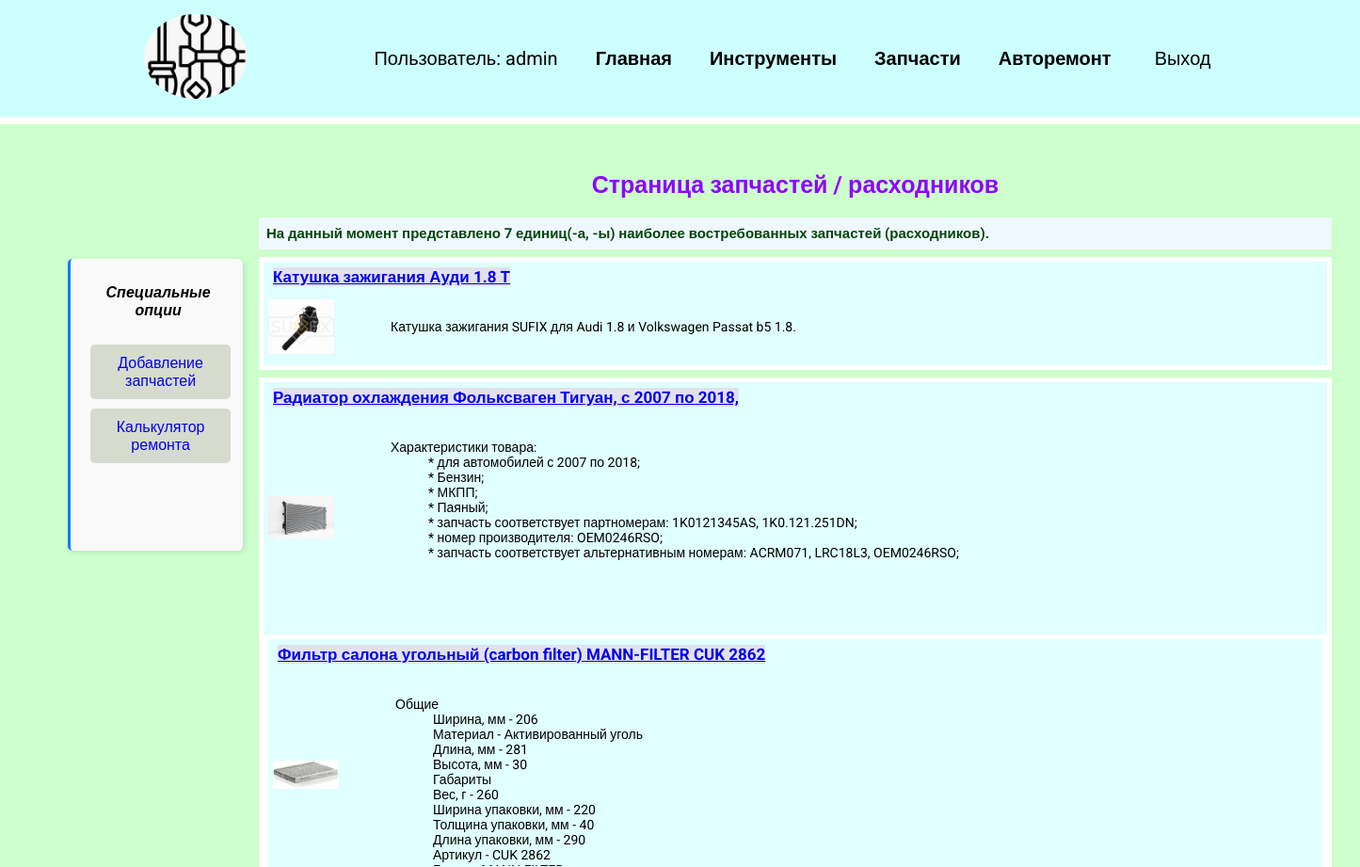
The page /telog_spparts/ (signed in, upper part) on the database as committed earlier.
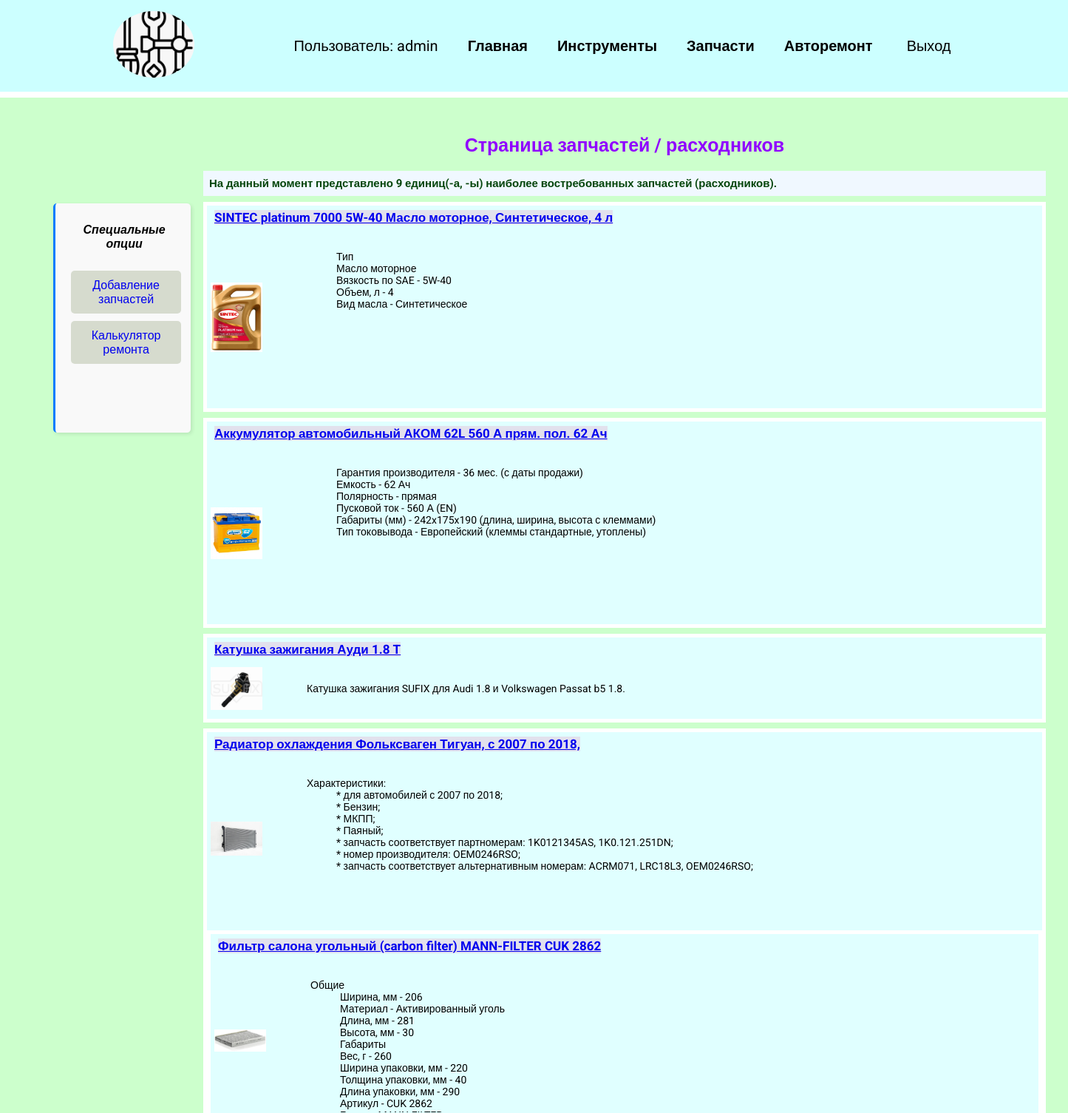
The same page on the database as committed later.
### telog_spparts/models.py (models this page shows, shortened)
class TelogSpparts(models.Model):
    title = models.CharField(max_length=100)  # Наименование запчасти.
    description = models.TextField()  # Её описание
    image = models.ImageField(upload_to='techlog_tools/images_spparts/')  # Её изображение
    price_order = models.CharField(max_length=50)  # Цена / Порядок цены
    url = models.URLField(blank=True)  # url заказа (не обязательное для заполнения)
    product_code = models.CharField(max_length=70)  # код продукта
    date = models.DateField(auto_now_add=True)  # Дата поступления в базу
    datetime = models.DateTimeField(null=True, blank=True)  # Дата/время установки на авто необ.
    instructions = models.CharField(max_length=100, null=True,
                                    blank=True)  # стат-ссылка, если есть инструкция (не обязательное для заполнения)
    user_who_added = models.ForeignKey(  # performer - пользователь_исполнитель
        User,
        on_delete=models.SET_NULL,
        null=True,  # Обязательно для SET_NULL
        blank=True  # Позволяет оставлять поле пустым
    )

### telog_spparts/views.py (the view)
# urls.py: path('telog_spparts/', include('telog_spparts.urls')),
@login_required
def telog_spparts(request):
    tspparts = TelogSpparts.objects.order_by('-date')  # all()
    return render(request, 'telog_spparts/tspparts.html', {
        "tspparts": tspparts,
    })

### telog_spparts/templates/telog_spparts/tspparts.html (shortened to what this page needs)
{% extends 'techlog_tools/base.html' %}
{% load static %}
{% block centered %}
{% block side_bar %}
{% if user.is_authenticated and request.resolver_match.url_name == 'telogspparts' %}
<aside class="manage-sidebar">
    <ul>
        <li class="sidebar_title"><h4>Специальные опции</h4></li>
        <li class="sidebar_add"><a href="{% url 'addedspparts' %}">Добавление запчастей</a></li>
        <li class="sidebar_edit"><a href="{% url 'calculate' %}">Калькулятор ремонта</a></li>
    </ul>
</aside>
{% endif %}
{% endblock %}
{% block content %}
<h2>Страница запчастей / расходников</h2>
<h3 class="count">
    На данный момент представлено {{ tspparts.count }} единиц(-а, -ы) наиболее востребованных запчастей (расходников).
</h3>
{% for tsppart in tspparts %}
<div class="element">
    <h2 class="top2"><a href="{% url 'sppart_details' tsppart.id %}">{{ tsppart.title }}</a></h2>
    <div class="tltool2_text">
        <img src="{{ tsppart.image.url }}" alt="">
        <ul style="list-style: none;">
            <li><p>{{ tsppart.description|truncatechars:360|safe }}</p></li>
        </ul>
    </div>
</div>
{% endfor %}
{% endblock %}
{% endblock %}

### techlog_tools/templates/techlog_tools/base.html (shortened to what this page needs)
<!DOCTYPE html>
{% load static %}
<html lang="en">
<head>
    <link rel="stylesheet" href="{% static 'css/style.css' %}">
</head>
<body>
<div class="menu">
    <div class="wrap">
        <div class="logo">
            <a href="{% url 'home' %}">
                <img src="{% static 'techlog_tools/car-tools.png' %}" alt="">
            </a>
        </div>
        <ul>
            {% if user.is_authenticated %}
            <li class="logo">Пользователь: {{ user.username }}</li>
            <li><a href="{% url 'home' %}">Главная</a></li>
            <li><a href="{% url 'techlogtools' %}">Инструменты</a></li>
            <li><a href="{% url 'telogspparts' %}">Запчасти</a></li>
            <li><a href="{% url 'currentnewrepairs' %}">Авторемонт</a></li>
            <li>
                <form action="{% url 'exitappuser' %}" method="post">
                    <button class="exit">Выход</button>
                </form>
            </li>
            {% else %}
            <li><a href="{% url 'registruser' %}">Зарегистрироваться</a></li>
            <li><a href="{% url 'loginuser' %}">Войти</a></li>
            {% endif %}
        </ul>
    </div>
</div>
<div class="content">
    {% block side_bar %}
    {% endblock %}
    <div class="wrap">
        {% block content %}
        {% endblock %}
    </div>
</div>
</body>
</html>

### techlog_tools/static/css/style.css (style rules this page uses)
body { font-family: "Roboto", sans-serif; padding: 0; margin: 0; background: #CCFFCC; }
.wrap { max-width: 1200px; margin: 0 auto; padding: 10px 30px; box-sizing: border-box; }
.element, .counter { background: lightcyan; border: 5px solid white; margin: 8px 0; width: auto; }
.limit { display: flex; flex-direction: column; height: 140px; }
.limit ul { flex-grow: 1; overflow-y: auto; max-width: fit-content; list-style: none; }
.tltool2_text { display: flex; align-items: center; gap: 20px; padding: 5px; box-sizing: border-box; font-size: 14px; text-align: justify; position: relative; }
.menu ul { display: flex; justify-content: space-around; align-items: center; list-style: none; font-size: 20px; }
.menu li { margin-left: 40px; }
.menu .wrap { display: flex; flex-wrap: wrap; justify-content: space-between; align-items: center; }
.menu { background: #CCFFFF; padding: 5px; border-bottom: 8px solid white; }
.count { padding: 8px 8px; margin-bottom: 0; box-sizing: border-box; background-color: aliceblue; text-align: justify; font-size: 15px; }
.menu a { color: black; font-weight: 600; text-decoration: none; }
a img { width: 110px; height: 90px; object-fit: cover; object-position: center; border-radius: 50%; overflow: hidden; }
.exit { background: transparent; border: none; font-size: 20px; cursor: pointer; }
h1, h3 { color: #04450a; text-align: center; background-color: #CCFFCC; }
.top2 a { background: #e2e1ed; margin: 0; border: none; cursor: pointer; font-size: 17px; padding: 0; }
.element h2 { margin: 0 10px; padding: 0; }
.tltool2_text img { max-width: 70px; height: auto; }
.wrap>h2 { padding-top: 20px; margin: 20px 0 20px 0; text-align: center; color: rgb(144, 0, 255); font-size: 25px; font-weight: 700; place-items: center; }
aside { height: 80px; padding: 8px; margin-left: auto; background-color: #f9f9f9; border-left: 3px solid #007bff; box-shadow: 2px 2px 5px rgba(0, 0, 0, 0.1); font-style: italic; }
aside.manage-sidebar>ul { list-style: none; padding-left: 8px; }
div.content:has(> aside.manage-sidebar > ul) { display: flex; flex-wrap: nowrap; position: relative; grid-template-columns: 250px 1fr; gap: 15px; }
aside.manage-sidebar { flex: 1; max-width: 220px; max-width: 190px; min-height: 300px; padding: 5px; border-radius: 5px; align-self: flex-start; margin-top: 143px; margin-right: -58px; margin-left: calc(5%); text-align: center; }
.wrap:has(>h2 + h3.count + div.element) { flex: 5; margin-left: 30px; }
.sidebar_title { margin-right: 5px; text-align: center; }
.manage-sidebar a { text-decoration: none; display: inline-block; padding: 10px 20px; margin: 5px 8px; background-color: #bfc8b398; border: none; border-radius: 5px; cursor: pointer; font-style: normal; font-size: 16px; text-align: center; }
.limit { width: 1032px; height: 180px; }
.limit>ul { min-width: 800px; max-width: 900px; min-height: 150px; }

Rows that differ between the two databases and show on the page:
added TelogSpparts: title "SINTEC platinum 7000 5W-40 Масло моторное, Синтетическое, 4 л", image (picture), description "Тип Масло моторное Вязкость по SAE - 5W-40 Объем, л - 4 Вид масла - Синтетическое"
added TelogSpparts: title "Аккумулятор автомобильный АКОМ 62L 560 А прям. пол. 62 Ач", image (picture), description "Гарантия производителя - 36 мес. (с даты продажи) Емкость - 62 Ач Полярность - прямая Пусковой ток - 560 А (EN) Габариты (мм) - 242x175x190 (длина, ширина, высота с клеммами) Тип токовывода - Европейский (клеммы стандартные, утоплены)"
changed TelogSpparts: description "Характеристики товара: * для автомобилей с…" → "Характеристики: * для автомобилей с…"
Other text that changed with them:
{{ tspparts.count }}: "7" → "9"
